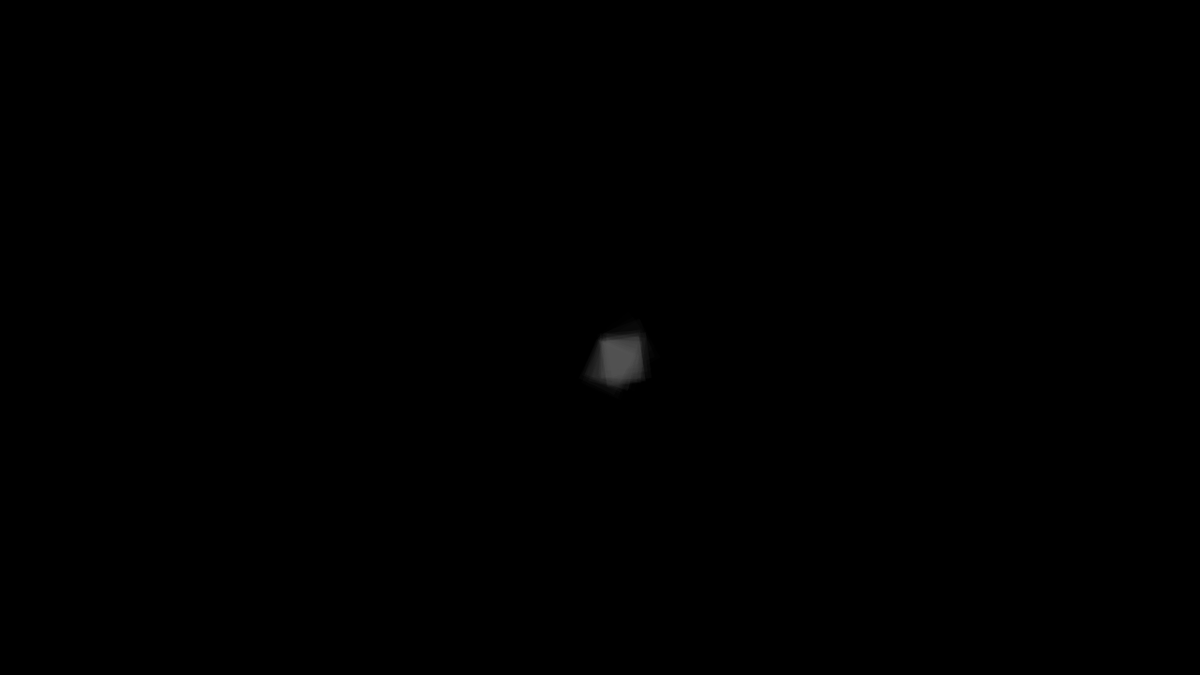
Frame 1 (no input)
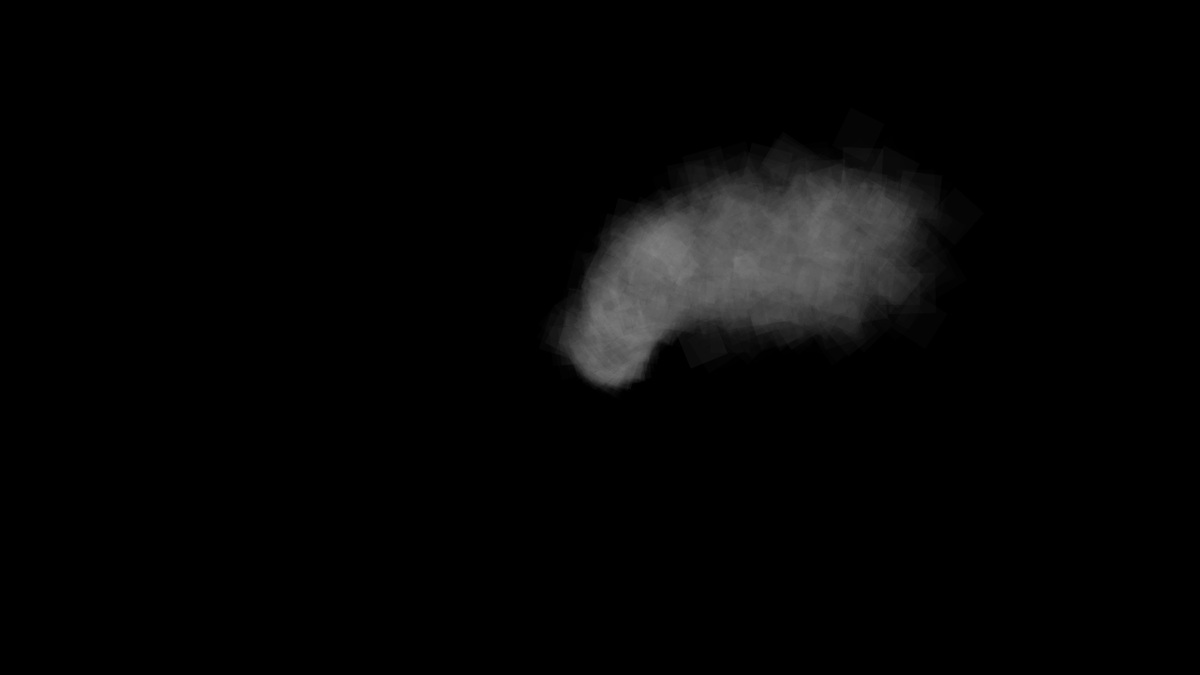
Frame 60 (the mouse pressed at the canvas centre just before this capture)
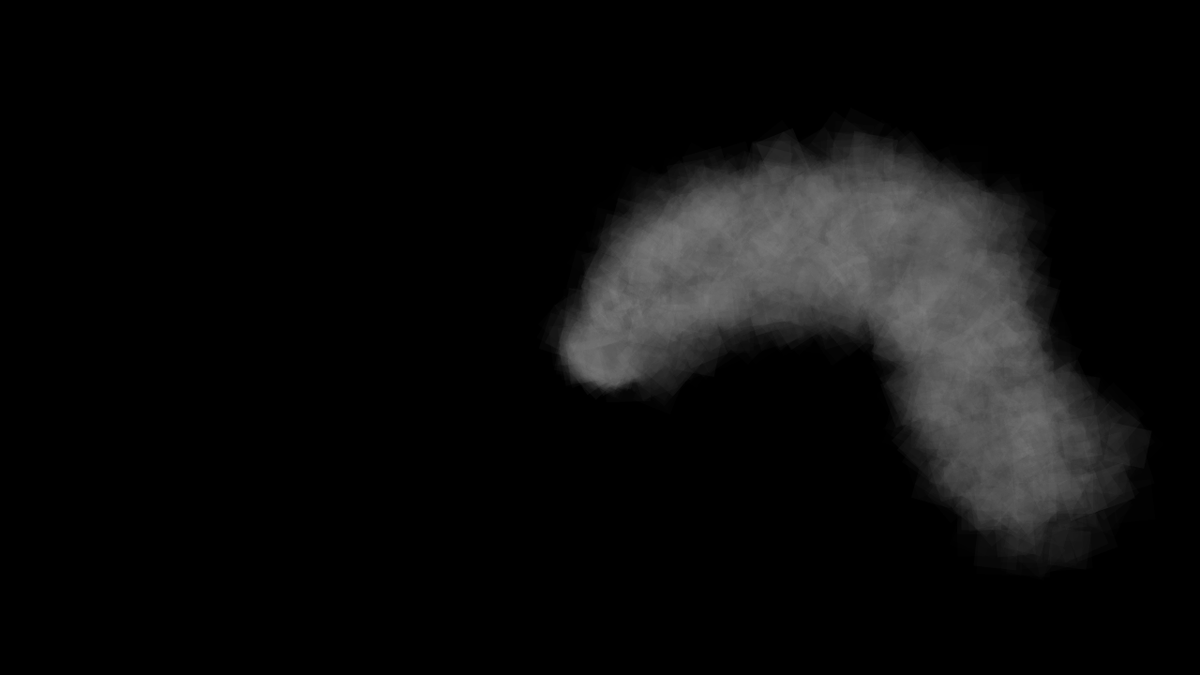
Frame 120 (the mouse held since frame 60 and released just before this capture)

The Processing sketch that drew these frames (run headless with seeded random() and noise(); from frame 60 on, the mouse is pressed at the canvas centre):

// Processing sketch: processing_167401
// ── processing_167401.pde

Flock flock;

void setup() {
  size(1280, 720);
  background(0);
  flock = new Flock();
  // Add an initial set of boids into the system
  for (int i = 0; i < 50; i++) {
    flock.addBoid(new Boid(width/2,height/2));
  }
}

void draw() {
  //background(50);
  flock.run();
}

// Add a new boid into the System
void mousePressed() {
  flock.addBoid(new Boid(mouseX,mouseY));
  flock.addBoid(new Boid(mouseX,mouseY));
  flock.addBoid(new Boid(mouseX,mouseY));
  flock.addBoid(new Boid(mouseX,mouseY));
  flock.addBoid(new Boid(mouseX,mouseY));
  flock.addBoid(new Boid(mouseX,mouseY));
  flock.addBoid(new Boid(mouseX,mouseY));
  flock.addBoid(new Boid(mouseX,mouseY));
  flock.addBoid(new Boid(mouseX,mouseY));
  flock.addBoid(new Boid(mouseX,mouseY));
  flock.addBoid(new Boid(mouseX,mouseY));
  flock.addBoid(new Boid(mouseX,mouseY));
}



// The Boid class

class Boid {

  PVector location;
  PVector velocity;
  PVector acceleration;
  float r;
  float maxforce;    // Maximum steering force
  float maxspeed;    // Maximum speed

    Boid(float x, float y) {
    acceleration = new PVector(0, 0);

    // This is a new PVector method not yet implemented in JS
    // velocity = PVector.random2D();

    // Leaving the code temporarily this way so that this example runs in JS
    float angle = random(TWO_PI);
    velocity = new PVector(cos(angle), sin(angle));

    location = new PVector(x, y);
    r = 2.0;
    maxspeed = 10;
    maxforce = 5.03;
  }

  void run(ArrayList<Boid> boids) {
    flock(boids);
    update();
    borders();
    render();
  }

  void applyForce(PVector force) {
    // We could add mass here if we want A = F / M
    acceleration.add(force);
  }

  // We accumulate a new acceleration each time based on three rules
  void flock(ArrayList<Boid> boids) {
    PVector sep = separate(boids);   // Separation
    PVector ali = align(boids);      // Alignment
    PVector coh = cohesion(boids);   // Cohesion
    // Arbitrarily weight these forces
    sep.mult(1.5);
    ali.mult(1.0);
    coh.mult(1.0);
    // Add the force vectors to acceleration
    applyForce(sep);
    applyForce(ali);
    applyForce(coh);
  }

  // Method to update location
  void update() {
    // Update velocity
    velocity.add(acceleration);
    // Limit speed
    velocity.limit(maxspeed);
    location.add(velocity);
    // Reset accelertion to 0 each cycle
    acceleration.mult(0);
  }

  // A method that calculates and applies a steering force towards a target
  // STEER = DESIRED MINUS VELOCITY
  PVector seek(PVector target) {
    PVector desired = PVector.sub(target, location);  // A vector pointing from the location to the target
    // Scale to maximum speed
    desired.normalize();
    desired.mult(maxspeed);

    // Above two lines of code below could be condensed with new PVector setMag() method
    // Not using this method until Processing.js catches up
    // desired.setMag(maxspeed);

    // Steering = Desired minus Velocity
    PVector steer = PVector.sub(desired, velocity);
    steer.limit(maxforce);  // Limit to maximum steering force
    return steer;
  }

  void render() {
    // Draw a triangle rotated in the direction of velocity
    float theta = velocity.heading2D() + radians(90);
    // heading2D() above is now heading() but leaving old syntax until Processing.js catches up
    
    noStroke();fill(random(200), random(15));
    //stroke(255);
    pushMatrix();
    translate(location.x, location.y);
    rotate(theta);
    rect(r + random(-5,5),r + random(-5,5),40+random(3),40+random(10));
   // beginShape(TRIANGLES);
   // vertex(0, -r*2);
   // vertex(-r, r*2);
   // vertex(r, r*2);
   // endShape();
    popMatrix();
  }

  // Wraparound
  void borders() {
    if (location.x < -r) location.x = width+r;
    if (location.y < -r) location.y = height+r;
    if (location.x > width+r) location.x = -r;
    if (location.y > height+r) location.y = -r;
  }

  // Separation
  // Method checks for nearby boids and steers away
  PVector separate (ArrayList<Boid> boids) {
    float desiredseparation = 25.0f;
    PVector steer = new PVector(0, 0, 0);
    int count = 0;
    // For every boid in the system, check if it's too close
    for (Boid other : boids) {
      float d = PVector.dist(location, other.location);
      // If the distance is greater than 0 and less than an arbitrary amount (0 when you are yourself)
      if ((d > 0) && (d < desiredseparation)) {
        // Calculate vector pointing away from neighbor
        PVector diff = PVector.sub(location, other.location);
        diff.normalize();
        diff.div(d);        // Weight by distance
        steer.add(diff);
        count++;            // Keep track of how many
      }
    }
    // Average -- divide by how many
    if (count > 0) {
      steer.div((float)count);
    }

    // As long as the vector is greater than 0
    if (steer.mag() > 0) {
      // First two lines of code below could be condensed with new PVector setMag() method
      // Not using this method until Processing.js catches up
      // steer.setMag(maxspeed);

      // Implement Reynolds: Steering = Desired - Velocity
      steer.normalize();
      steer.mult(maxspeed);
      steer.sub(velocity);
      steer.limit(maxforce);
    }
    return steer;
  }

  // Alignment
  // For every nearby boid in the system, calculate the average velocity
  PVector align (ArrayList<Boid> boids) {
    float neighbordist = 90;
    PVector sum = new PVector(0, 0);
    int count = 0;
    for (Boid other : boids) {
      float d = PVector.dist(location, other.location);
      if ((d > 0) && (d < neighbordist)) {
        sum.add(other.velocity);
        count++;
      }
    }
    if (count > 0) {
      sum.div((float)count);
      // First two lines of code below could be condensed with new PVector setMag() method
      // Not using this method until Processing.js catches up
      // sum.setMag(maxspeed);

      // Implement Reynolds: Steering = Desired - Velocity
      sum.normalize();
      sum.mult(maxspeed);
      PVector steer = PVector.sub(sum, velocity);
      steer.limit(maxforce);
      return steer;
    } 
    else {
      return new PVector(0, 0);
    }
  }

  // Cohesion
  // For the average location (i.e. center) of all nearby boids, calculate steering vector towards that location
  PVector cohesion (ArrayList<Boid> boids) {
    float neighbordist = 100;
    PVector sum = new PVector(0, 0);   // Start with empty vector to accumulate all locations
    int count = 0;
    for (Boid other : boids) {
      float d = PVector.dist(location, other.location);
      if ((d > 0) && (d < neighbordist)) {
        sum.add(other.location); // Add location
        count++;
      }
    }
    if (count > 0) {
      sum.div(count);
      return seek(sum);  // Steer towards the location
    } 
    else {
      return new PVector(0, 0);
    }
  }
}




// The Flock (a list of Boid objects)

class Flock {
  ArrayList<Boid> boids; // An ArrayList for all the boids

  Flock() {
    boids = new ArrayList<Boid>(); // Initialize the ArrayList
  }

  void run() {
    for (Boid b : boids) {
      b.run(boids);  // Passing the entire list of boids to each boid individually
    }
  }

  void addBoid(Boid b) {
    boids.add(b);
  }

}
